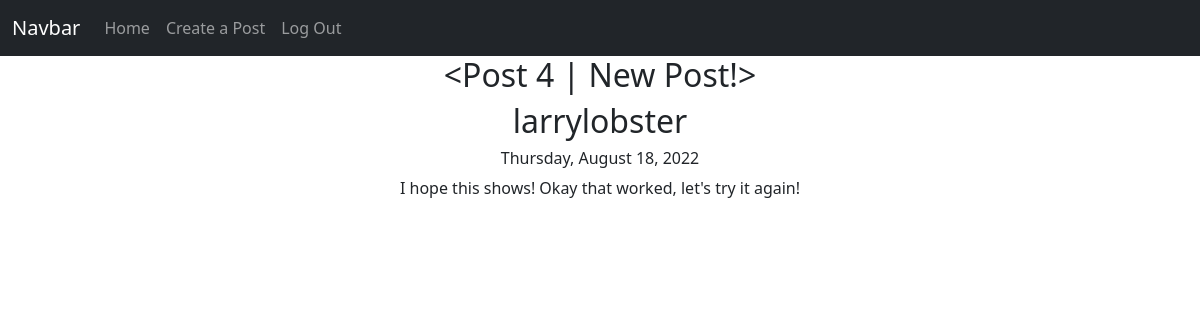
Page /posts/4 (signed in) on the committed database.
### app/models.py (models this page shows, shortened)
class Post(db.Model):
    id = db.Column(db.Integer, primary_key=True)
    title = db.Column(db.String(50), nullable=False)
    body = db.Column(db.String(255), nullable=False)
    date_created = db.Column(db.DateTime, nullable=False, default=datetime.utcnow)
    user_id = db.Column(db.Integer, db.ForeignKey('user.id')) # SQL Equivalent = FOREIGN KEY(user_id) REFERENCES user(id)
    def __repr__(self):
        return f"<Post {self.id} | {self.title}>"

class User(db.Model, UserMixin):
    id = db.Column(db.Integer, primary_key=True)
    email = db.Column(db.String(50), nullable=False, unique=True)
    username = db.Column(db.String(50), nullable=False, unique=True)
    password = db.Column(db.String(256), nullable=False)
    date_created = db.Column(db.DateTime, nullable=False, default=datetime.utcnow) # Coordinated Universal Time (always save it to this time when storing, and convert it later on front end)
    posts = db.relationship('Post', backref='author', lazy='dynamic')
    token = db.Column(db.String(32), index=True, unique=True)
    token_expiration = db.Column(db.DateTime)

### app/routes.py (the view)
@app.route('/posts/<post_id>') # angle brackets means whatever inside is variable
@login_required
def view_post(post_id):
    post = Post.query.get_or_404(post_id)
    return render_template('post.html', post=post)

### app/models.py (called while the page is built)
@login.user_loader
def load_user(user_id):
    return User.query.get(user_id)

### app/templates/post.html (shortened to what this page needs)
{% extends 'base.html' %}
{% block content %}
    <h2 class="text-center">{{ post }}</h2>
    <h2 class="text-center">{{ post.author.username }}</h2>
    <h6 class="text-center">{{ post.date_created.strftime('%A, %B %d, %Y') }}</h6>
    <p class="text-center">{{ post.body }}</p>
{% endblock content %}

### rows in the picture
Post: id+title "<Post 4 | New Post!>", date_created "Thursday, August 18, 2022", body "I hope this shows! Okay that worked, let's try it again!"
User: author.username "larrylobster"
